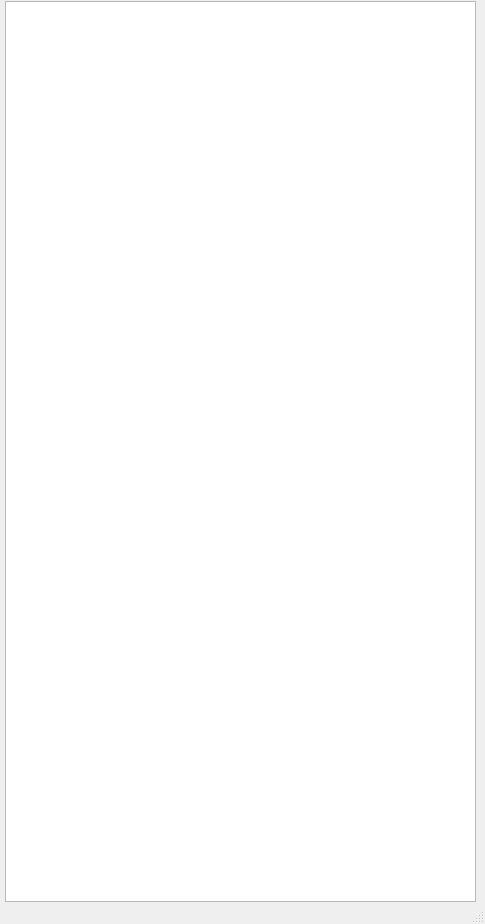
<?xml version="1.0" encoding="UTF-8"?>
<ui version="4.0">
 <class>SubWindow</class>
 <widget class="QMainWindow" name="SubWindow">
  <property name="geometry">
   <rect>
    <x>0</x>
    <y>0</y>
    <width>485</width>
    <height>924</height>
   </rect>
  </property>
  <property name="windowTitle">
   <string>User Information</string>
  </property>
  <property name="windowIcon">
   <iconset>
    <normaloff>C:/Users/Joo/Documents/joo/main/지나/지나당근.ico</normaloff>C:/Users/Joo/Documents/joo/main/지나/지나당근.ico</iconset>
  </property>
  <property name="tabShape">
   <enum>QTabWidget::Rounded</enum>
  </property>
  <widget class="QWidget" name="centralwidget">
   <widget class="QTextBrowser" name="textBrowser">
    <property name="geometry">
     <rect>
      <x>5</x>
      <y>1</y>
      <width>471</width>
      <height>901</height>
     </rect>
    </property>
    <property name="font">
     <font>
      <family>Yu Gothic</family>
     </font>
    </property>
    <property name="accessibleDescription">
     <string/>
    </property>
   </widget>
  </widget>
  <widget class="QStatusBar" name="statusbar"/>
 </widget>
 <resources/>
 <connections/>
</ui>
